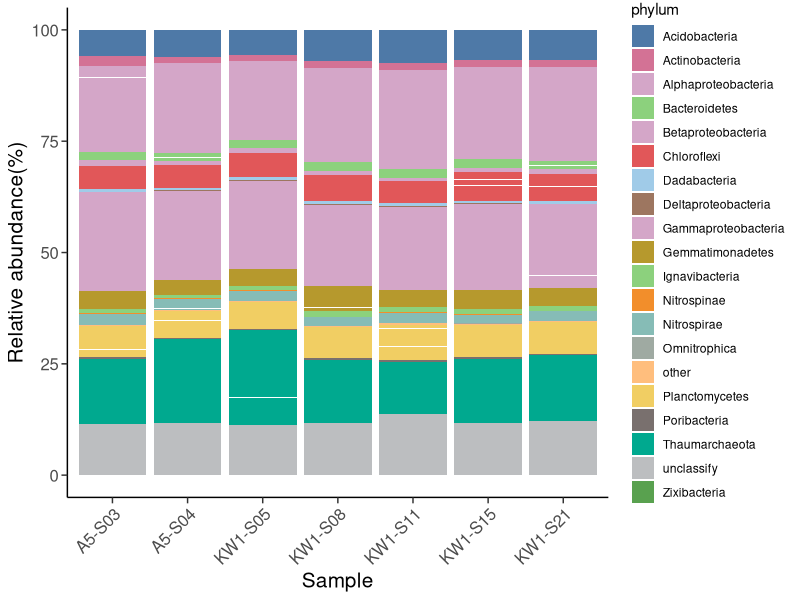

This figure's R source:
library(ggplot2)
library(reshape2)

data <- read.table("all_rps3_abundance_persample.txt", header = T, check.names = F, row.names = 1)
df <- melt(data)
df$phylum <- factor(df$phylum,
                    levels = c("Acidobacteria","Actinobacteria","Alphaproteobacteria","Bacteroidetes",
                               "Betaproteobacteria","Chloroflexi","Dadabacteria","Deltaproteobacteria",
                               "Gammaproteobacteria","Gemmatimonadetes","Ignavibacteria","Nitrospinae",
                               "Nitrospirae","Omnitrophica","other","Planctomycetes","Poribacteria",
                               "Thaumarchaeota","unclassify","Zixibacteria"))
mycol <- c("#4e79a7","#d37295","#d4a6c8","#8cd17d","#d4a6c8","#e15759","#a0cbe8","#9d7660",
           "#d4a6c8","#b6992d","#8cd17d","#f28e2b","#86bcb6","#9faaa2","#ffbe7d","#f1ce63",
           "#79706e","#00a98f","#bcbec0","#59a14f")
p <- ggplot(df, aes(x=variable, y=value, fill=phylum)) + geom_bar(stat = "identity",position ="stack") +
  scale_fill_manual(values=mycol) + labs(x = "Sample" , y = "Relative abundance(%)") +
  theme(axis.title=element_text(size=15),axis.text.x = element_text(angle=45, hjust = 1, vjust = 1 ,size = 12),
        axis.text.y = element_text(size = 12),axis.ticks.length=unit(0.15,'cm') ,
      panel.background = element_blank(),axis.line = element_line(color = "black"))
ggsave("phylum-bar.pdf",p,width = 10,height = 12)
